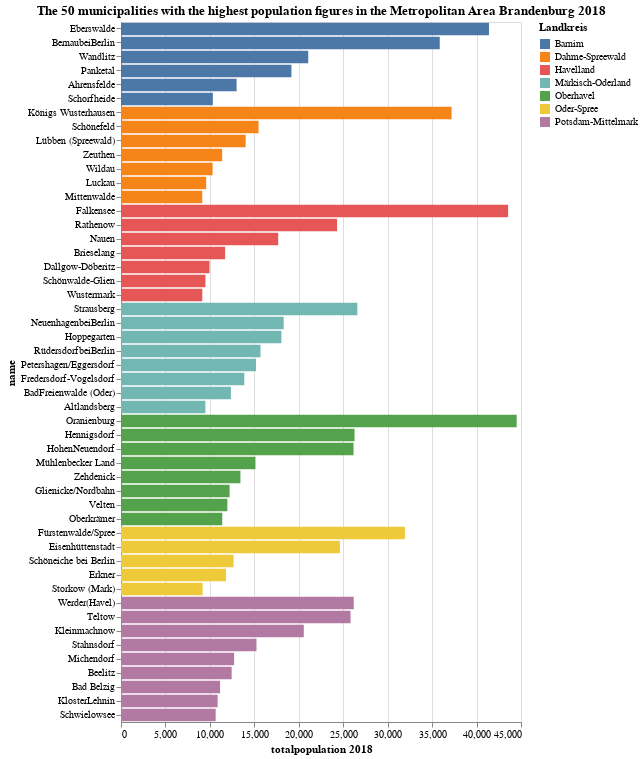

Notebook code for this chart:
### Code cell
# creating the chart which shows the population figures of 2018
alt.Chart(high_popul_municipalities_df).mark_bar().encode(
    x='totalpopulation 2018',
    y=alt.Y('name', sort=alt.SortField(field='Landkreis', order='ascending')),
    color='Landkreis',
# adding a tooltip as it is quite hard so associate the items
    tooltip=['name', 'totalpopulation 2018', 'administrative_division'],
# adding formation
).properties(height=700
).properties(
    title='The 50 municipalities with the highest population figures in the Metropolitan Area Brandenburg 2018'
)

### Figure 1 — Vega-Lite specification as saved in the notebook (floating-point values rounded to 4 significant figures; data arrays with more than 128 entries replaced by an {"elided": "..."} marker saying what was removed)
{"config": {"view": {"continuousWidth": 400, "continuousHeight": 300}}, "data": {"name": "data-aac9150ffafcbb6bd8007f949cd8fd53"}, "mark": "bar", "encoding": {"color": {"type": "nominal", "field": "Landkreis"}, "tooltip": [{"type": "nominal", "field": "name"}, {"type": "quantitative", "field": "totalpopulation 2018"}, {"type": "nominal", "field": "administrative_division"}], "x": {"type": "quantitative", "field": "totalpopulation 2018"}, "y": {"type": "nominal", "field": "name", "sort": {"field": "Landkreis", "order": "ascending"}}}, "height": 700, "title": "The 50 municipalities with the highest population figures in the Metropolitan Area Brandenburg 2018", "$schema": "https://vega.github.io/schema/vega-lite/v4.8.1.json", "datasets": {"data-aac9150ffafcbb6bd8007f949cd8fd53": [{"Bundesland": "Brandenburg", "Landkreis": "Oberhavel", "admin_level": "8", "administrative_division": "kreisangehörige Stadt", "community identification number": 12070000.0, "name": "Oranienburg", "totalpopulation 2007": 41488, "totalpopulation 2008": 41577, "totalpopulation 2009": 41590, "totalpopulation 2010": 41810, "totalpopulation 2011": 41370, "totalpopulation 2012": 41621, "totalpopulation 2013": 42028, "totalpopulation 2014": 42894, "totalpopulation 2015": 43526, "totalpopulation 2016": 44079, "totalpopulation 2017": 43982, "totalpopulation 2018": 44512, "type": "Feature", "geometry": {"type": "Polygon", "coordinates": {"elided": "1x759x2 float values"}}}, {"Bundesland": "Brandenburg", "Landkreis": "Havelland", "admin_level": "8", "administrative_division": "kreisangehörige Stadt", "community identification number": 12060000.0, "name": "Falkensee", "totalpopulation 2007": 43844, "totalpopulation 2008": 39366, "totalpopulation 2009": 39821, "totalpopulation 2010": 40179, "totalpopulation 2011": 40511, "totalpopulation 2012": 40465, "totalpopulation 2013": 40905, "totalpopulation 2014": 41258, "totalpopulation 2015": 41777, "totalpopulation 2016": 42634, "totalpopulation 2017": 43105, "totalpopulation 2018": 43552, "type": "Feature", "geometry": {"type": "Polygon", "coordinates": {"elided": "1x478x2 float values"}}}, {"Bundesland": "Brandenburg", "Landkreis": "Barnim", "admin_level": "8", "administrative_division": "kreisangehörige Stadt", "community identification number": 12060000.0, "name": "Eberswalde", "totalpopulation 2007": 41331, "totalpopulation 2008": 41175, "totalpopulation 2009": 40944, "totalpopulation 2010": 39126, "totalpopulation 2011": 38965, "totalpopulation 2012": 38844, "totalpopulation 2013": 38897, "totalpopulation 2014": 39303, "totalpopulation 2015": 40019, "totalpopulation 2016": 40223, "totalpopulation 2017": 40387, "totalpopulation 2018": 41396, "type": "Feature", "geometry": {"type": "Polygon", "coordinates": {"elided": "1x798x2 float values"}}}, {"Bundesland": "Brandenburg", "Landkreis": "Dahme-Spreewald", "admin_level": "8", "administrative_division": "kreisangehörige Stadt", "community identification number": 12060000.0, "name": "Königs Wusterhausen", "totalpopulation 2007": 33370, "totalpopulation 2008": 33400, "totalpopulation 2009": 33762, "totalpopulation 2010": 33981, "totalpopulation 2011": 33747, "totalpopulation 2012": 33975, "totalpopulation 2013": 34240, "totalpopulation 2014": 34795, "totalpopulation 2015": 35765, "totalpopulation 2016": 36468, "totalpopulation 2017": 36706, "totalpopulation 2018": 37190, "type": "Feature", "geometry": {"type": "Polygon", "coordinates": {"elided": "1x865x2 float values"}}}, {"Bundesland": "Brandenburg", "Landkreis": "Barnim", "admin_level": "8", "administrative_division": "kreisangehörige Stadt", "community identification number": 12060000.0, "name": "BernaubeiBerlin", "totalpopulation 2007": 36059, "totalpopulation 2008": 36154, "totalpopulation 2009": 36338, "totalpopulation 2010": 35843, "totalpopulation 2011": 36020, "totalpopulation 2012": 36222, "totalpopulation 2013": 36547, "totalpopulation 2014": 37169, "totalpopulation 2015": 37725, "totalpopulation 2016": 38194, "totalpopulation 2017": 38825, "totalpopulation 2018": 35859, "type": "Feature", "geometry": {"type": "Polygon", "coordinates": {"elided": "1x454x2 float values"}}}, {"Bundesland": "Brandenburg", "Landkreis": "Oder-Spree", "admin_level": "8", "administrative_division": "kreisangehörige Stadt", "community identification number": 12070000.0, "name": "Fürstenwalde/Spree", "totalpopulation 2007": 33104, "totalpopulation 2008": 32867, "totalpopulation 2009": 32576, "totalpopulation 2010": 32468, "totalpopulation 2011": 30910, "totalpopulation 2012": 30885, "totalpopulation 2013": 30967, "totalpopulation 2014": 31236, "totalpopulation 2015": 31741, "totalpopulation 2016": 32025, "totalpopulation 2017": 32098, "totalpopulation 2018": 31941, "type": "Feature", "geometry": {"type": "Polygon", "coordinates": {"elided": "1x614x2 float values"}}}, {"Bundesland": "Brandenburg", "Landkreis": "Märkisch-Oderland", "admin_level": "8", "administrative_division": "kreisangehörige Stadt", "community identification number": 12060000.0, "name": "Strausberg", "totalpopulation 2007": 26347, "totalpopulation 2008": 26229, "totalpopulation 2009": 26221, "totalpopulation 2010": 26206, "totalpopulation 2011": 25611, "totalpopulation 2012": 25594, "totalpopulation 2013": 25744, "totalpopulation 2014": 25946, "totalpopulation 2015": 26213, "totalpopulation 2016": 26387, "totalpopulation 2017": 26522, "totalpopulation 2018": 26587, "type": "Feature", "geometry": {"type": "Polygon", "coordinates": {"elided": "1x554x2 float values"}}}, {"Bundesland": "Brandenburg", "Landkreis": "Oberhavel", "admin_level": "8", "administrative_division": "kreisangehörige Stadt", "community identification number": 12070000.0, "name": "Hennigsdorf", "totalpopulation 2007": 25891, "totalpopulation 2008": 25729, "totalpopulation 2009": 25900, "totalpopulation 2010": 25909, "totalpopulation 2011": 25597, "totalpopulation 2012": 25704, "totalpopulation 2013": 25800, "totalpopulation 2014": 25928, "totalpopulation 2015": 26264, "totalpopulation 2016": 26139, "totalpopulation 2017": 26369, "totalpopulation 2018": 26272, "type": "Feature", "geometry": {"type": "Polygon", "coordinates": {"elided": "1x355x2 float values"}}}, {"Bundesland": "Brandenburg", "Landkreis": "Potsdam-Mittelmark", "admin_level": "8", "administrative_division": "kreisangehörige Stadt", "community identification number": 12070000.0, "name": "Werder(Havel)", "totalpopulation 2007": 23145, "totalpopulation 2008": 23129, "totalpopulation 2009": 23004, "totalpopulation 2010": 23017, "totalpopulation 2011": 23297, "totalpopulation 2012": 23506, "totalpopulation 2013": 23838, "totalpopulation 2014": 24347, "totalpopulation 2015": 24856, "totalpopulation 2016": 25345, "totalpopulation 2017": 25695, "totalpopulation 2018": 26184, "type": "Feature", "geometry": {"type": "Polygon", "coordinates": {"elided": "1x495x2 float values"}}}, {"Bundesland": "Brandenburg", "Landkreis": "Oberhavel", "admin_level": "8", "administrative_division": "kreisangehörige Stadt", "community identification number": 12070000.0, "name": "HohenNeuendorf", "totalpopulation 2007": 23549, "totalpopulation 2008": 23909, "totalpopulation 2009": 24139, "totalpopulation 2010": 24384, "totalpopulation 2011": 24585, "totalpopulation 2012": 24905, "totalpopulation 2013": 25001, "totalpopulation 2014": 25239, "totalpopulation 2015": 25519, "totalpopulation 2016": 25696, "totalpopulation 2017": 26001, "totalpopulation 2018": 26159, "type": "Feature", "geometry": {"type": "Polygon", "coordinates": {"elided": "1x651x2 float values"}}}, {"Bundesland": "Brandenburg", "Landkreis": "Potsdam-Mittelmark", "admin_level": "8", "administrative_division": "kreisangehörige Stadt", "community identification number": 12070000.0, "name": "Teltow", "totalpopulation 2007": 20658, "totalpopulation 2008": 21226, "totalpopulation 2009": 21904, "totalpopulation 2010": 22538, "totalpopulation 2011": 22716, "totalpopulation 2012": 23449, "totalpopulation 2013": 24031, "totalpopulation 2014": 24609, "totalpopulation 2015": 25483, "totalpopulation 2016": 25667, "totalpopulation 2017": 25761, "totalpopulation 2018": 25825, "type": "Feature", "geometry": {"type": "Polygon", "coordinates": {"elided": "1x224x2 float values"}}}, {"Bundesland": "Brandenburg", "Landkreis": "Oder-Spree", "admin_level": "8", "administrative_division": "kreisangehörige Stadt", "community identification number": 12070000.0, "name": "Eisenhüttenstadt", "totalpopulation 2007": 33091, "totalpopulation 2008": 32214, "totalpopulation 2009": 31689, "totalpopulation 2010": 31132, "totalpopulation 2011": 27795, "totalpopulation 2012": 27410, "totalpopulation 2013": 27205, "totalpopulation 2014": 27444, "totalpopulation 2015": 30416, "totalpopulation 2016": 26325, "totalpopulation 2017": 25057, "totalpopulation 2018": 24633, "type": "Feature", "geometry": {"type": "Polygon", "coordinates": {"elided": "1x497x2 float values"}}}, {"Bundesland": "Brandenburg", "Landkreis": "Havelland", "admin_level": "8", "administrative_division": "kreisangehörige Stadt", "community identification number": 12060000.0, "name": "Rathenow", "totalpopulation 2007": 24309, "totalpopulation 2008": 26265, "totalpopulation 2009": 25791, "totalpopulation 2010": 25515, "totalpopulation 2011": 25301, "totalpopulation 2012": 24348, "totalpopulation 2013": 24253, "totalpopulation 2014": 24164, "totalpopulation 2015": 24127, "totalpopulation 2016": 24387, "totalpopulation 2017": 24243, "totalpopulation 2018": 24309, "type": "Feature", "geometry": {"type": "Polygon", "coordinates": {"elided": "1x454x2 float values"}}}, {"Bundesland": "Brandenburg", "Landkreis": "Barnim", "admin_level": "8", "administrative_division": "Gemeinde", "community identification number": 12060000.0, "name": "Wandlitz", "totalpopulation 2007": 21237, "totalpopulation 2008": 21530, "totalpopulation 2009": 21704, "totalpopulation 2010": 20775, "totalpopulation 2011": 20945, "totalpopulation 2012": 21212, "totalpopulation 2013": 21656, "totalpopulation 2014": 22095, "totalpopulation 2015": 22363, "totalpopulation 2016": 22585, "totalpopulation 2017": 22937, "totalpopulation 2018": 21065, "type": "Feature", "geometry": {"type": "Polygon", "coordinates": {"elided": "1x1267x2 float values"}}}, {"Bundesland": "Brandenburg", "Landkreis": "Potsdam-Mittelmark", "admin_level": "8", "administrative_division": "Gemeinde", "community identification number": 12070000.0, "name": "Kleinmachnow", "totalpopulation 2007": 19193, "totalpopulation 2008": 19395, "totalpopulation 2009": 19589, "totalpopulation 2010": 19890, "totalpopulation 2011": 20086, "totalpopulation 2012": 20194, "totalpopulation 2013": 20405, "totalpopulation 2014": 20562, "totalpopulation 2015": 20655, "totalpopulation 2016": 20644, "totalpopulation 2017": 20608, "totalpopulation 2018": 20564, "type": "Feature", "geometry": {"type": "Polygon", "coordinates": {"elided": "1x236x2 float values"}}}, {"Bundesland": "Brandenburg", "Landkreis": "Barnim", "admin_level": "8", "administrative_division": "Gemeinde", "community identification number": 12060000.0, "name": "Panketal", "totalpopulation 2007": 19167, "totalpopulation 2008": 19179, "totalpopulation 2009": 19132, "totalpopulation 2010": 19032, "totalpopulation 2011": 19249, "totalpopulation 2012": 19426, "totalpopulation 2013": 19721, "totalpopulation 2014": 20131, "totalpopulation 2015": 20353, "totalpopulation 2016": 20390, "totalpopulation 2017": 20519, "totalpopulation 2018": 19172, "type": "Feature", "geometry": {"type": "Polygon", "coordinates": {"elided": "2 rows, 646 float values in total"}}}, {"Bundesland": "Brandenburg", "Landkreis": "Märkisch-Oderland", "admin_level": "8", "administrative_division": "Gemeinde", "community identification number": 12060000.0, "name": "NeuenhagenbeiBerlin", "totalpopulation 2007": 16612, "totalpopulation 2008": 16690, "totalpopulation 2009": 16755, "totalpopulation 2010": 16911, "totalpopulation 2011": 16812, "totalpopulation 2012": 17007, "totalpopulation 2013": 17185, "totalpopulation 2014": 17435, "totalpopulation 2015": 17593, "totalpopulation 2016": 17883, "totalpopulation 2017": 17986, "totalpopulation 2018": 18301, "type": "Feature", "geometry": {"type": "Polygon", "coordinates": {"elided": "1x117x2 float values"}}}, {"Bundesland": "Brandenburg", "Landkreis": "Märkisch-Oderland", "admin_level": "8", "administrative_division": "Gemeinde", "community identification number": 12060000.0, "name": "Hoppegarten", "totalpopulation 2007": 15934, "totalpopulation 2008": 16585, "totalpopulation 2009": 16684, "totalpopulation 2010": 16802, "totalpopulation 2011": 16651, "totalpopulation 2012": 16575, "totalpopulation 2013": 16920, "totalpopulation 2014": 17002, "totalpopulation 2015": 17636, "totalpopulation 2016": 17806, "totalpopulation 2017": 17966, "totalpopulation 2018": 18048, "type": "Feature", "geometry": {"type": "MultiPolygon", "coordinates": {"elided": "2 rows, 1150 float values in total"}}}, {"Bundesland": "Brandenburg", "Landkreis": "Havelland", "admin_level": "8", "administrative_division": "kreisangehörige Stadt", "community identification number": 12060000.0, "name": "Nauen", "totalpopulation 2007": 17967, "totalpopulation 2008": 16675, "totalpopulation 2009": 16626, "totalpopulation 2010": 16523, "totalpopulation 2011": 16684, "totalpopulation 2012": 16475, "totalpopulation 2013": 16491, "totalpopulation 2014": 16616, "totalpopulation 2015": 16761, "totalpopulation 2016": 16943, "totalpopulation 2017": 17436, "totalpopulation 2018": 17686, "type": "Feature", "geometry": {"type": "Polygon", "coordinates": {"elided": "1x658x2 float values"}}}, {"Bundesland": "Brandenburg", "Landkreis": "Märkisch-Oderland", "admin_level": "8", "administrative_division": "Gemeinde", "community identification number": 12060000.0, "name": "RüdersdorfbeiBerlin", "totalpopulation 2007": 15582, "totalpopulation 2008": 15484, "totalpopulation 2009": 15344, "totalpopulation 2010": 15316, "totalpopulation 2011": 14916, "totalpopulation 2012": 15093, "totalpopulation 2013": 15117, "totalpopulation 2014": 15188, "totalpopulation 2015": 15313, "totalpopulation 2016": 15382, "totalpopulation 2017": 15569, "totalpopulation 2018": 15696, "type": "Feature", "geometry": {"type": "Polygon", "coordinates": {"elided": "1x507x2 float values"}}}, {"Bundesland": "Brandenburg", "Landkreis": "Dahme-Spreewald", "admin_level": "8", "administrative_division": "Gemeinde", "community identification number": 12060000.0, "name": "Schönefeld", "totalpopulation 2007": 12462, "totalpopulation 2008": 12831, "totalpopulation 2009": 13060, "totalpopulation 2010": 13256, "totalpopulation 2011": 13317, "totalpopulation 2012": 13453, "totalpopulation 2013": 13760, "totalpopulation 2014": 13895, "totalpopulation 2015": 14190, "totalpopulation 2016": 14423, "totalpopulation 2017": 14625, "totalpopulation 2018": 15472, "type": "Feature", "geometry": {"type": "Polygon", "coordinates": {"elided": "1x544x2 float values"}}}, {"Bundesland": "Brandenburg", "Landkreis": "Potsdam-Mittelmark", "admin_level": "8", "administrative_division": "Gemeinde", "community identification number": 12070000.0, "name": "Stahnsdorf", "totalpopulation 2007": 13817, "totalpopulation 2008": 13984, "totalpopulation 2009": 14112, "totalpopulation 2010": 14210, "totalpopulation 2011": 14156, "totalpopulation 2012": 14245, "totalpopulation 2013": 14415, "totalpopulation 2014": 14800, "totalpopulation 2015": 15127, "totalpopulation 2016": 15240, "totalpopulation 2017": 15270, "totalpopulation 2018": 15243, "type": "Feature", "geometry": {"type": "Polygon", "coordinates": {"elided": "1x400x2 float values"}}}, {"Bundesland": "Brandenburg", "Landkreis": "Märkisch-Oderland", "admin_level": "8", "administrative_division": "Gemeinde", "community identification number": 12060000.0, "name": "Petershagen/Eggersdorf", "totalpopulation 2007": 13589, "totalpopulation 2008": 13749, "totalpopulation 2009": 13823, "totalpopulation 2010": 13875, "totalpopulation 2011": 13971, "totalpopulation 2012": 14079, "totalpopulation 2013": 14204, "totalpopulation 2014": 14364, "totalpopulation 2015": 14520, "totalpopulation 2016": 14719, "totalpopulation 2017": 15049, "totalpopulation 2018": 15184, "type": "Feature", "geometry": {"type": "Polygon", "coordinates": {"elided": "1x455x2 float values"}}}, {"Bundesland": "Brandenburg", "Landkreis": "Oberhavel", "admin_level": "8", "administrative_division": "Gemeinde", "community identification number": 12070000.0, "name": "Mühlenbecker Land", "totalpopulation 2007": 13608, "totalpopulation 2008": 13780, "totalpopulation 2009": 13888, "totalpopulation 2010": 14071, "totalpopulation 2011": 14075, "totalpopulation 2012": 14293, "totalpopulation 2013": 14455, "totalpopulation 2014": 14606, "totalpopulation 2015": 14795, "totalpopulation 2016": 14823, "totalpopulation 2017": 14996, "totalpopulation 2018": 15126, "type": "Feature", "geometry": {"type": "Polygon", "coordinates": {"elided": "1x1736x2 float values"}}}, {"Bundesland": "Brandenburg", "Landkreis": "Dahme-Spreewald", "admin_level": "8", "administrative_division": "kreisangehörige Stadt", "community identification number": 12060000.0, "name": "Lübben (Spreewald)", "totalpopulation 2007": 14346, "totalpopulation 2008": 14250, "totalpopulation 2009": 14179, "totalpopulation 2010": 14122, "totalpopulation 2011": 13869, "totalpopulation 2012": 13815, "totalpopulation 2013": 13707, "totalpopulation 2014": 13672, "totalpopulation 2015": 13824, "totalpopulation 2016": 13861, "totalpopulation 2017": 13964, "totalpopulation 2018": 14024, "type": "Feature", "geometry": {"type": "Polygon", "coordinates": {"elided": "1x1037x2 float values"}}}, {"Bundesland": "Brandenburg", "Landkreis": "Märkisch-Oderland", "admin_level": "8", "administrative_division": "Gemeinde", "community identification number": 12060000.0, "name": "Fredersdorf-Vogelsdorf", "totalpopulation 2007": 12604, "totalpopulation 2008": 12678, "totalpopulation 2009": 12805, "totalpopulation 2010": 12801, "totalpopulation 2011": 12532, "totalpopulation 2012": 12626, "totalpopulation 2013": 12771, "totalpopulation 2014": 12879, "totalpopulation 2015": 13104, "totalpopulation 2016": 13572, "totalpopulation 2017": 13761, "totalpopulation 2018": 13873, "type": "Feature", "geometry": {"type": "Polygon", "coordinates": {"elided": "1x257x2 float values"}}}, {"Bundesland": "Brandenburg", "Landkreis": "Oberhavel", "admin_level": "8", "administrative_division": "kreisangehörige Stadt", "community identification number": 12070000.0, "name": "Zehdenick", "totalpopulation 2007": 14292, "totalpopulation 2008": 14090, "totalpopulation 2009": 14033, "totalpopulation 2010": 13830, "totalpopulation 2011": 13511, "totalpopulation 2012": 13471, "totalpopulation 2013": 13345, "totalpopulation 2014": 13325, "totalpopulation 2015": 13409, "totalpopulation 2016": 13463, "totalpopulation 2017": 13456, "totalpopulation 2018": 13437, "type": "Feature", "geometry": {"type": "Polygon", "coordinates": {"elided": "1x1016x2 float values"}}}, {"Bundesland": "Brandenburg", "Landkreis": "Barnim", "admin_level": "8", "administrative_division": "Gemeinde", "community identification number": 12060000.0, "name": "Ahrensfelde", "totalpopulation 2007": 13090, "totalpopulation 2008": 13114, "totalpopulation 2009": 13028, "totalpopulation 2010": 12727, "totalpopulation 2011": 12761, "totalpopulation 2012": 12769, "totalpopulation 2013": 12856, "totalpopulation 2014": 12954, "totalpopulation 2015": 13068, "totalpopulation 2016": 13307, "totalpopulation 2017": 13543, "totalpopulation 2018": 13006, "type": "Feature", "geometry": {"type": "Polygon", "coordinates": {"elided": "1x546x2 float values"}}}, {"Bundesland": "Brandenburg", "Landkreis": "Potsdam-Mittelmark", "admin_level": "8", "administrative_division": "Gemeinde", "community identification number": 12070000.0, "name": "Michendorf", "totalpopulation 2007": 11530, "totalpopulation 2008": 11614, "totalpopulation 2009": 11699, "totalpopulation 2010": 11805, "totalpopulation 2011": 11766, "totalpopulation 2012": 11903, "totalpopulation 2013": 11927, "totalpopulation 2014": 12128, "totalpopulation 2015": 12178, "totalpopulation 2016": 12271, "totalpopulation 2017": 12437, "totalpopulation 2018": 12726, "type": "Feature", "geometry": {"type": "Polygon", "coordinates": {"elided": "1x337x2 float values"}}}, {"Bundesland": "Brandenburg", "Landkreis": "Oder-Spree", "admin_level": "8", "administrative_division": "Gemeinde", "community identification number": 12070000.0, "name": "Schöneiche bei Berlin", "totalpopulation 2007": 12112, "totalpopulation 2008": 12129, "totalpopulation 2009": 12111, "totalpopulation 2010": 12196, "totalpopulation 2011": 12000, "totalpopulation 2012": 11990, "totalpopulation 2013": 12014, "totalpopulation 2014": 12154, "totalpopulation 2015": 12311, "totalpopulation 2016": 12337, "totalpopulation 2017": 12494, "totalpopulation 2018": 12666, "type": "Feature", "geometry": {"type": "Polygon", "coordinates": {"elided": "1x294x2 float values"}}}, {"Bundesland": "Brandenburg", "Landkreis": "Potsdam-Mittelmark", "admin_level": "8", "administrative_division": "kreisangehörige Stadt", "community identification number": 12070000.0, "name": "Beelitz", "totalpopulation 2007": 12148, "totalpopulation 2008": 11963, "totalpopulation 2009": 11980, "totalpopulation 2010": 11900, "totalpopulation 2011": 11658, "totalpopulation 2012": 11684, "totalpopulation 2013": 11889, "totalpopulation 2014": 11898, "totalpopulation 2015": 12121, "totalpopulation 2016": 12166, "totalpopulation 2017": 12175, "totalpopulation 2018": 12448, "type": "Feature", "geometry": {"type": "Polygon", "coordinates": {"elided": "1x462x2 float values"}}}, {"Bundesland": "Brandenburg", "Landkreis": "Märkisch-Oderland", "admin_level": "8", "administrative_division": "kreisangehörige Stadt", "community identification number": 12060000.0, "name": "BadFreienwalde (Oder)", "totalpopulation 2007": 13315, "totalpopulation 2008": 13136, "totalpopulation 2009": 12964, "totalpopulation 2010": 12788, "totalpopulation 2011": 12656, "totalpopulation 2012": 12491, "totalpopulation 2013": 12403, "totalpopulation 2014": 12382, "totalpopulation 2015": 12406, "totalpopulation 2016": 12316, "totalpopulation 2017": 12327, "totalpopulation 2018": 12365, "type": "Feature", "geometry": {"type": "Polygon", "coordinates": {"elided": "1x748x2 float values"}}}, {"Bundesland": "Brandenburg", "Landkreis": "Oberhavel", "admin_level": "8", "administrative_division": "Gemeinde", "community identification number": 12070000.0, "name": "Glienicke/Nordbahn", "totalpopulation 2007": 10270, "totalpopulation 2008": 10461, "totalpopulation 2009": 10774, "totalpopulation 2010": 11005, "totalpopulation 2011": 11085, "totalpopulation 2012": 11357, "totalpopulation 2013": 11667, "totalpopulation 2014": 11942, "totalpopulation 2015": 12155, "totalpopulation 2016": 12159, "totalpopulation 2017": 12227, "totalpopulation 2018": 12218, "type": "Feature", "geometry": {"type": "Polygon", "coordinates": {"elided": "1x384x2 float values"}}}, {"Bundesland": "Brandenburg", "Landkreis": "Oberhavel", "admin_level": "8", "administrative_division": "kreisangehörige Stadt", "community identification number": 12070000.0, "name": "Velten", "totalpopulation 2007": 11502, "totalpopulation 2008": 11640, "totalpopulation 2009": 11789, "totalpopulation 2010": 11858, "totalpopulation 2011": 11527, "totalpopulation 2012": 11569, "totalpopulation 2013": 11569, "totalpopulation 2014": 11718, "totalpopulation 2015": 11766, "totalpopulation 2016": 11815, "totalpopulation 2017": 11838, "totalpopulation 2018": 11965, "type": "Feature", "geometry": {"type": "Polygon", "coordinates": {"elided": "1x274x2 float values"}}}, {"Bundesland": "Brandenburg", "Landkreis": "Oder-Spree", "admin_level": "8", "administrative_division": "kreisangehörige Stadt", "community identification number": 12070000.0, "name": "Erkner", "totalpopulation 2007": 11656, "totalpopulation 2008": 11645, "totalpopulation 2009": 11641, "totalpopulation 2010": 11580, "totalpopulation 2011": 11405, "totalpopulation 2012": 11438, "totalpopulation 2013": 11509, "totalpopulation 2014": 11540, "totalpopulation 2015": 11668, "totalpopulation 2016": 11695, "totalpopulation 2017": 11818, "totalpopulation 2018": 11815, "type": "Feature", "geometry": {"type": "Polygon", "coordinates": {"elided": "1x503x2 float values"}}}, {"Bundesland": "Brandenburg", "Landkreis": "Havelland", "admin_level": "8", "administrative_division": "Gemeinde", "community identification number": 12060000.0, "name": "Brieselang", "totalpopulation 2007": 11999, "totalpopulation 2008": 10667, "totalpopulation 2009": 10794, "totalpopulation 2010": 10823, "totalpopulation 2011": 10854, "totalpopulation 2012": 10795, "totalpopulation 2013": 10894, "totalpopulation 2014": 10999, "totalpopulation 2015": 11167, "totalpopulation 2016": 11484, "totalpopulation 2017": 11534, "totalpopulation 2018": 11714, "type": "Feature", "geometry": {"type": "Polygon", "coordinates": {"elided": "1x217x2 float values"}}}, {"Bundesland": "Brandenburg", "Landkreis": "Oberhavel", "admin_level": "8", "administrative_division": "Gemeinde", "community identification number": 12070000.0, "name": "Oberkrämer", "totalpopulation 2007": 10787, "totalpopulation 2008": 10754, "totalpopulation 2009": 10706, "totalpopulation 2010": 10661, "totalpopulation 2011": 10399, "totalpopulation 2012": 10404, "totalpopulation 2013": 10522, "totalpopulation 2014": 10603, "totalpopulation 2015": 10876, "totalpopulation 2016": 11009, "totalpopulation 2017": 11210, "totalpopulation 2018": 11390, "type": "Feature", "geometry": {"type": "Polygon", "coordinates": {"elided": "1x697x2 float values"}}}, {"Bundesland": "Brandenburg", "Landkreis": "Dahme-Spreewald", "admin_level": "8", "administrative_division": "Gemeinde", "community identification number": 12060000.0, "name": "Zeuthen", "totalpopulation 2007": 10344, "totalpopulation 2008": 10272, "totalpopulation 2009": 10290, "totalpopulation 2010": 10400, "totalpopulation 2011": 10574, "totalpopulation 2012": 10693, "totalpopulation 2013": 10811, "totalpopulation 2014": 10993, "totalpopulation 2015": 11106, "totalpopulation 2016": 11270, "totalpopulation 2017": 11297, "totalpopulation 2018": 11381, "type": "Feature", "geometry": {"type": "Polygon", "coordinates": {"elided": "1x297x2 float values"}}}, {"Bundesland": "Brandenburg", "Landkreis": "Potsdam-Mittelmark", "admin_level": "8", "administrative_division": "kreisangehörige Stadt", "community identification number": 12070000.0, "name": "Bad Belzig", "totalpopulation 2007": 11450, "totalpopulation 2008": 11308, "totalpopulation 2009": 11225, "totalpopulation 2010": 11248, "totalpopulation 2011": 11161, "totalpopulation 2012": 11119, "totalpopulation 2013": 11056, "totalpopulation 2014": 10916, "totalpopulation 2015": 11120, "totalpopulation 2016": 11113, "totalpopulation 2017": 11126, "totalpopulation 2018": 11144, "type": "Feature", "geometry": {"type": "Polygon", "coordinates": {"elided": "1x619x2 float values"}}}, {"Bundesland": "Brandenburg", "Landkreis": "Potsdam-Mittelmark", "admin_level": "8", "administrative_division": "Gemeinde", "community identification number": 12070000.0, "name": "KlosterLehnin", "totalpopulation 2007": 11398, "totalpopulation 2008": 11195, "totalpopulation 2009": 11129, "totalpopulation 2010": 11089, "totalpopulation 2011": 10732, "totalpopulation 2012": 10724, "totalpopulation 2013": 10669, "totalpopulation 2014": 10682, "totalpopulation 2015": 10720, "totalpopulation 2016": 10903, "totalpopulation 2017": 10848, "totalpopulation 2018": 10871, "type": "Feature", "geometry": {"type": "Polygon", "coordinates": {"elided": "1x412x2 float values"}}}, {"Bundesland": "Brandenburg", "Landkreis": "Potsdam-Mittelmark", "admin_level": "8", "administrative_division": "Gemeinde", "community identification number": 12070000.0, "name": "Schwielowsee", "totalpopulation 2007": 9912, "totalpopulation 2008": 10011, "totalpopulation 2009": 10172, "totalpopulation 2010": 10187, "totalpopulation 2011": 9973, "totalpopulation 2012": 10054, "totalpopulation 2013": 10103, "totalpopulation 2014": 10223, "totalpopulation 2015": 10494, "totalpopulation 2016": 10567, "totalpopulation 2017": 10624, "totalpopulation 2018": 10650, "type": "Feature", "geometry": {"type": "Polygon", "coordinates": {"elided": "1x424x2 float values"}}}, {"Bundesland": "Brandenburg", "Landkreis": "Barnim", "admin_level": "8", "administrative_division": "Gemeinde", "community identification number": 12060000.0, "name": "Schorfheide", "totalpopulation 2007": 10241, "totalpopulation 2008": 10172, "totalpopulation 2009": 10234, "totalpopulation 2010": 9858, "totalpopulation 2011": 9837, "totalpopulation 2012": 9747, "totalpopulation 2013": 9759, "totalpopulation 2014": 9908, "totalpopulation 2015": 9966, "totalpopulation 2016": 9947, "totalpopulation 2017": 9999, "totalpopulation 2018": 10331, "type": "Feature", "geometry": {"type": "Polygon", "coordinates": {"elided": "1x1079x2 float values"}}}, {"Bundesland": "Brandenburg", "Landkreis": "Dahme-Spreewald", "admin_level": "8", "administrative_division": "kreisangehörige Stadt", "community identification number": 12060000.0, "name": "Wildau", "totalpopulation 2007": 9819, "totalpopulation 2008": 9911, "totalpopulation 2009": 9906, "totalpopulation 2010": 9898, "totalpopulation 2011": 9731, "totalpopulation 2012": 9797, "totalpopulation 2013": 9878, "totalpopulation 2014": 9945, "totalpopulation 2015": 9978, "totalpopulation 2016": 10057, "totalpopulation 2017": 10093, "totalpopulation 2018": 10303, "type": "Feature", "geometry": {"type": "Polygon", "coordinates": {"elided": "1x106x2 float values"}}}, {"Bundesland": "Brandenburg", "Landkreis": "Havelland", "admin_level": "8", "administrative_division": "Gemeinde", "community identification number": 12060000.0, "name": "Dallgow-Döberitz", "totalpopulation 2007": 9931, "totalpopulation 2008": 8277, "totalpopulation 2009": 8471, "totalpopulation 2010": 8576, "totalpopulation 2011": 8636, "totalpopulation 2012": 8616, "totalpopulation 2013": 8714, "totalpopulation 2014": 8989, "totalpopulation 2015": 9280, "totalpopulation 2016": 9700, "totalpopulation 2017": 9940, "totalpopulation 2018": 9956, "type": "Feature", "geometry": {"type": "Polygon", "coordinates": {"elided": "1x757x2 float values"}}}, {"Bundesland": "Brandenburg", "Landkreis": "Dahme-Spreewald", "admin_level": "8", "administrative_division": "kreisangehörige Stadt", "community identification number": 12060000.0, "name": "Luckau", "totalpopulation 2007": 10452, "totalpopulation 2008": 10334, "totalpopulation 2009": 10231, "totalpopulation 2010": 10130, "totalpopulation 2011": 9818, "totalpopulation 2012": 9738, "totalpopulation 2013": 9610, "totalpopulation 2014": 9558, "totalpopulation 2015": 9533, "totalpopulation 2016": 9574, "totalpopulation 2017": 9729, "totalpopulation 2018": 9582, "type": "Feature", "geometry": {"type": "Polygon", "coordinates": {"elided": "1x622x2 float values"}}}, {"Bundesland": "Brandenburg", "Landkreis": "Havelland", "admin_level": "8", "administrative_division": "Gemeinde", "community identification number": 12060000.0, "name": "Schönwalde-Glien", "totalpopulation 2007": 9575, "totalpopulation 2008": 8810, "totalpopulation 2009": 8873, "totalpopulation 2010": 8910, "totalpopulation 2011": 8931, "totalpopulation 2012": 8975, "totalpopulation 2013": 9021, "totalpopulation 2014": 9108, "totalpopulation 2015": 9202, "totalpopulation 2016": 9351, "totalpopulation 2017": 9514, "totalpopulation 2018": 9498, "type": "Feature", "geometry": {"type": "Polygon", "coordinates": {"elided": "1x624x2 float values"}}}, {"Bundesland": "Brandenburg", "Landkreis": "Märkisch-Oderland", "admin_level": "8", "administrative_division": "kreisangehörige Stadt", "community identification number": 12060000.0, "name": "Altlandsberg", "totalpopulation 2007": 8739, "totalpopulation 2008": 8769, "totalpopulation 2009": 8757, "totalpopulation 2010": 8806, "totalpopulation 2011": 8723, "totalpopulation 2012": 8809, "totalpopulation 2013": 8894, "totalpopulation 2014": 8996, "totalpopulation 2015": 9158, "totalpopulation 2016": 9298, "totalpopulation 2017": 9371, "totalpopulation 2018": 9490, "type": "Feature", "geometry": {"type": "Polygon", "coordinates": {"elided": "1x710x2 float values"}}}, {"Bundesland": "Brandenburg", "Landkreis": "Oder-Spree", "admin_level": "8", "administrative_division": "kreisangehörige Stadt", "community identification number": 12070000.0, "name": "Storkow (Mark)", "totalpopulation 2007": 9320, "totalpopulation 2008": 9268, "totalpopulation 2009": 9111, "totalpopulation 2010": 9077, "totalpopulation 2011": 8963, "totalpopulation 2012": 8889, "totalpopulation 2013": 8898, "totalpopulation 2014": 8897, "totalpopulation 2015": 9020, "totalpopulation 2016": 9070, "totalpopulation 2017": 9097, "totalpopulation 2018": 9180, "type": "Feature", "geometry": {"type": "Polygon", "coordinates": {"elided": "1x1082x2 float values"}}}, {"Bundesland": "Brandenburg", "Landkreis": "Havelland", "admin_level": "8", "administrative_division": "Gemeinde", "community identification number": 12060000.0, "name": "Wustermark", "totalpopulation 2007": 9302, "totalpopulation 2008": 7652, "totalpopulation 2009": 7727, "totalpopulation 2010": 7856, "totalpopulation 2011": 7878, "totalpopulation 2012": 7941, "totalpopulation 2013": 8042, "totalpopulation 2014": 8011, "totalpopulation 2015": 8308, "totalpopulation 2016": 8683, "totalpopulation 2017": 8937, "totalpopulation 2018": 9144, "type": "Feature", "geometry": {"type": "Polygon", "coordinates": {"elided": "1x329x2 float values"}}}, {"Bundesland": "Brandenburg", "Landkreis": "Dahme-Spreewald", "admin_level": "8", "administrative_division": "kreisangehörige Stadt", "community identification number": 12060000.0, "name": "Mittenwalde", "totalpopulation 2007": 8663, "totalpopulation 2008": 8683, "totalpopulation 2009": 8710, "totalpopulation 2010": 8724, "totalpopulation 2011": 8658, "totalpopulation 2012": 8663, "totalpopulation 2013": 8734, "totalpopulation 2014": 8774, "totalpopulation 2015": 8898, "totalpopulation 2016": 8950, "totalpopulation 2017": 9104, "totalpopulation 2018": 9140, "type": "Feature", "geometry": {"type": "Polygon", "coordinates": {"elided": "1x576x2 float values"}}}]}}
